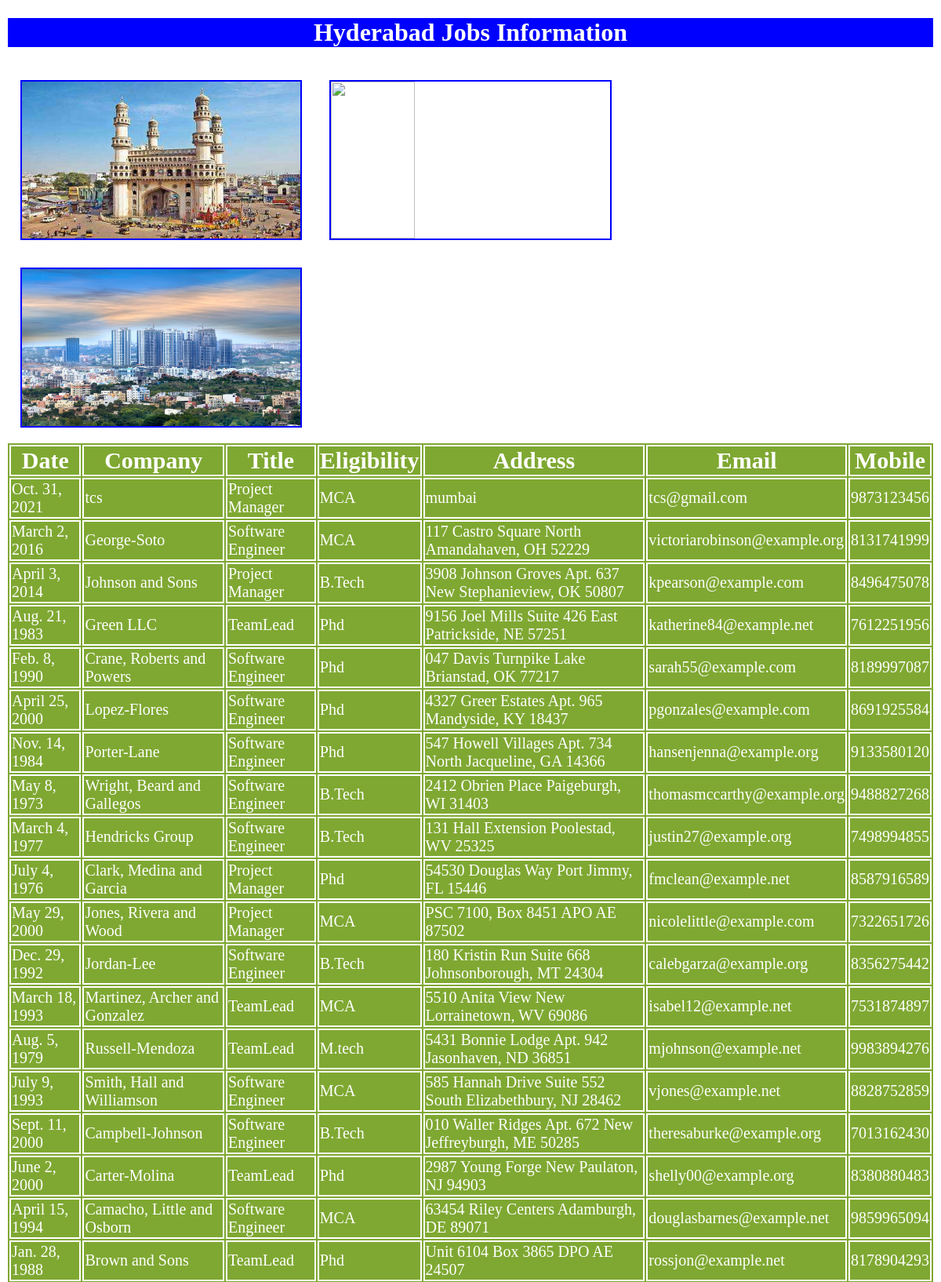
Screenshot of /hydjobs/ (upper part) with the database file from the repository.
### testApp/models.py (models this page shows)
class hydjobs(models.Model):
    date=models.DateField()
    company=models.CharField(max_length=30)
    title=models.CharField(max_length=30)
    eligibility=models.CharField(max_length=30)
    address=models.CharField(max_length=100)
    mail=models.EmailField()
    mobile=models.IntegerField()

### testApp/views.py (the view)
# urls.py: path('hydjobs/',views.hydjobs),
def hydjobs(request):
    my_dict={'hydjobs_list':hydjobs_list}
    return render(request,'hydjobs.html',context=my_dict)

### templates/hydjobs.html (shortened to what this page needs)
<!DOCTYPE html>
{% load staticfiles %}
<html lang="en" dir="ltr">
  <head>
    <link rel="stylesheet" href="{% static "css/demo.css" %}">
  </head>
  <body>
  <h1>Hyderabad Jobs Information</h1>
  <img src="{% static "images/hyd1.jpg" %}" alt="">
  <img src="{% static "images/hyd2.jpg" %}" alt="">
  <img src="{% static "images/hyd3.jpg" %}" alt="">
  {% if hydjobs_list %}
  <table>
    <thead>
      <th>Date</th>
      <th>Company</th>
      <th>Title</th>
      <th>Eligibility</th>
      <th>Address</th>
      <th>Email</th>
      <th>Mobile</th>
    </thead>
    {% for data in hydjobs_list %}
    <tr>
      <td>{{data.date}}</td>
      <td>{{data.company}}</td>
      <td>{{data.title}}</td>
      <td>{{data.eligibility}}</td>
      <td>{{data.address}}</td>
      <td>{{data.mail}}</td>
      <td>{{data.mobile}}</td>
    </tr>
    {% endfor %}
  </table>
  {% else %}
  <p>No Data Found</p>
  {% endif %}
  </body>
</html>

### static/css/demo.css (style rules this page uses)
h1 { color:white; text-align: center; background: blue; border: 2px solid white; }
body { background: URL(https://images.unsplash.com/photo-1507525428034-b723cf961d3e?ixid=MnwxMjA3fDB8MHxwcm9maWxlLXBhZ2V8N3x8fGVufDB8fHx8&ixlib=rb-1.2.1&w=1000&q=80); background-repeat: no-repeat; background-size: cover; }
td,table { border: 2px solid white; font-size: 20px; margin: auto; background: #7fa832; color: white; }
thead, th { font-size: 30px; border: 2px solid white }
img { height:200px; width: 30%; float: left; margin:1.5%; border : 2px solid blue; }

### rows the page displays
hydjobs: date "Oct. 31, 2021", company "tcs", title "Project Manager", eligibility "MCA", address "mumbai", mail "tcs@gmail.com", mobile "9873123456"
hydjobs: date "March 2, 2016", company "George-Soto", title "Software Engineer", eligibility "MCA", address "117 Castro Square North Amandahaven, OH 52229", mail "victoriarobinson@example.org", mobile "8131741999"
hydjobs: date "April 3, 2014", company "Johnson and Sons", title "Project Manager", eligibility "B.Tech", address "3908 Johnson Groves Apt. 637 New Stephanieview, OK 50807", mail "kpearson@example.com", mobile "8496475078"
hydjobs: date "Aug. 21, 1983", company "Green LLC", title "TeamLead", eligibility "Phd", address "9156 Joel Mills Suite 426 East Patrickside, NE 57251", mail "katherine84@example.net", mobile "7612251956"
hydjobs: date "Feb. 8, 1990", company "Crane, Roberts and Powers", title "Software Engineer", eligibility "Phd", address "047 Davis Turnpike Lake Brianstad, OK 77217", mail "sarah55@example.com", mobile "8189997087"
hydjobs: date "April 25, 2000", company "Lopez-Flores", title "Software Engineer", eligibility "Phd", address "4327 Greer Estates Apt. 965 Mandyside, KY 18437", mail "pgonzales@example.com", mobile "8691925584"
hydjobs: date "Nov. 14, 1984", company "Porter-Lane", title "Software Engineer", eligibility "Phd", address "547 Howell Villages Apt. 734 North Jacqueline, GA 14366", mail "hansenjenna@example.org", mobile "9133580120"
hydjobs: date "May 8, 1973", company "Wright, Beard and Gallegos", title "Software Engineer", eligibility "B.Tech", address "2412 Obrien Place Paigeburgh, WI 31403", mail "thomasmccarthy@example.org", mobile "9488827268"
hydjobs: date "March 4, 1977", company "Hendricks Group", title "Software Engineer", eligibility "B.Tech", address "131 Hall Extension Poolestad, WV 25325", mail "justin27@example.org", mobile "7498994855"
hydjobs: date "July 4, 1976", company "Clark, Medina and Garcia", title "Project Manager", eligibility "Phd", address "54530 Douglas Way Port Jimmy, FL 15446", mail "fmclean@example.net", mobile "8587916589"
hydjobs: date "May 29, 2000", company "Jones, Rivera and Wood", title "Project Manager", eligibility "MCA", address "PSC 7100, Box 8451 APO AE 87502", mail "nicolelittle@example.com", mobile "7322651726"
hydjobs: date "Dec. 29, 1992", company "Jordan-Lee", title "Software Engineer", eligibility "B.Tech", address "180 Kristin Run Suite 668 Johnsonborough, MT 24304", mail "calebgarza@example.org", mobile "8356275442"
hydjobs: date "March 18, 1993", company "Martinez, Archer and Gonzalez", title "TeamLead", eligibility "MCA", address "5510 Anita View New Lorrainetown, WV 69086", mail "isabel12@example.net", mobile "7531874897"
hydjobs: date "Aug. 5, 1979", company "Russell-Mendoza", title "TeamLead", eligibility "M.tech", address "5431 Bonnie Lodge Apt. 942 Jasonhaven, ND 36851", mail "mjohnson@example.net", mobile "9983894276"
hydjobs: date "July 9, 1993", company "Smith, Hall and Williamson", title "Software Engineer", eligibility "MCA", address "585 Hannah Drive Suite 552 South Elizabethbury, NJ 28462", mail "vjones@example.net", mobile "8828752859"
hydjobs: date "Sept. 11, 2000", company "Campbell-Johnson", title "Software Engineer", eligibility "B.Tech", address "010 Waller Ridges Apt. 672 New Jeffreyburgh, ME 50285", mail "theresaburke@example.org", mobile "7013162430"
hydjobs: date "June 2, 2000", company "Carter-Molina", title "TeamLead", eligibility "Phd", address "2987 Young Forge New Paulaton, NJ 94903", mail "shelly00@example.org", mobile "8380880483"
hydjobs: date "April 15, 1994", company "Camacho, Little and Osborn", title "Software Engineer", eligibility "MCA", address "63454 Riley Centers Adamburgh, DE 89071", mail "douglasbarnes@example.net", mobile "9859965094"
hydjobs: date "Jan. 28, 1988", company "Brown and Sons", title "TeamLead", eligibility "Phd", address "Unit 6104 Box 3865 DPO AE 24507", mail "rossjon@example.net", mobile "8178904293"
